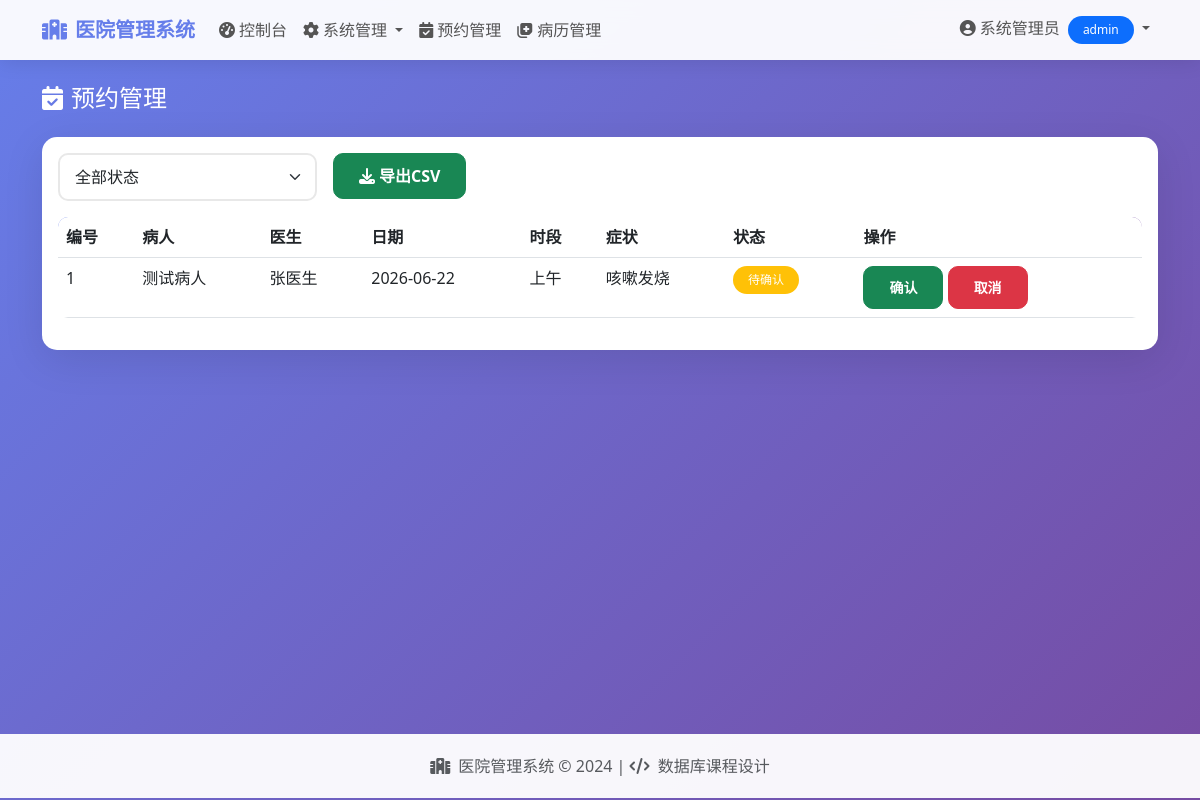
The app's page /admin/appointments (signed in) with its own data.
### app.py (models this page shows, shortened)
class User(db.Model):
    __tablename__ = 'users'
    id = db.Column(db.Integer, primary_key=True)
    username = db.Column(db.String(80), unique=True, nullable=False, index=True)
    password_hash = db.Column(db.String(200), nullable=False)
    name = db.Column(db.String(100), nullable=False)
    role = db.Column(db.String(20), nullable=False)  # admin, doctor, patient
    phone = db.Column(db.String(20))
    email = db.Column(db.String(100))
    created_at = db.Column(db.DateTime, default=datetime.utcnow)
    department = db.Column(db.String(100))  # 科室
    title = db.Column(db.String(50))  # 职称
    description = db.Column(db.Text)  # 简介
    gender = db.Column(db.String(10))
    age = db.Column(db.Integer)
    address = db.Column(db.String(200))

class Appointment(db.Model):
    __tablename__ = 'appointments'
    id = db.Column(db.Integer, primary_key=True)
    patient_id = db.Column(db.Integer, db.ForeignKey('users.id'), nullable=False, index=True)
    doctor_id = db.Column(db.Integer, db.ForeignKey('users.id'), nullable=False, index=True)
    appointment_date = db.Column(db.Date, nullable=False, index=True)
    time_slot = db.Column(db.String(20), nullable=False)  # 上午/下午
    status = db.Column(db.String(20), default='pending')  # pending, confirmed, completed, cancelled
    symptom = db.Column(db.Text)  # 症状描述
    created_at = db.Column(db.DateTime, default=datetime.utcnow)
    patient = db.relationship('User', foreign_keys=[patient_id], backref='appointments_as_patient')
    doctor = db.relationship('User', foreign_keys=[doctor_id], backref='appointments_as_doctor')

### app.py (the view)
@app.route('/admin/appointments')
@login_required
@role_required('admin')
def admin_appointments():
    page = request.args.get('page', 1, type=int)
    status_filter = request.args.get('status', '')
    query = Appointment.query
    if status_filter:
        query = query.filter_by(status=status_filter)
    appointments = query.order_by(Appointment.appointment_date.desc()).paginate(page=page, per_page=15)
    return render_template('admin/appointments.html', appointments=appointments, status_filter=status_filter)

### app.py (called while the page is built)
def role_required(*roles):
    def decorator(f):
        @wraps(f)
        def decorated_function(*args, **kwargs):
            if not current_user.is_authenticated:
                return redirect(url_for('login'))
            if current_user.role not in roles:
                flash("您没有权限访问此页面", "danger")
                return redirect(url_for('index'))
            return f(*args, **kwargs)
        return decorated_function
    return decorator

@login_manager.user_loader
def load_user(user_id):
    return User.query.get(int(user_id))

### templates/admin/appointments.html (shortened to what this page needs)
{% extends "base.html" %}
{% block content %}
<div class="fade-in">
    <h4 class="text-white mb-4"><i class="fas fa-calendar-check me-2"></i>预约管理</h4>
    <div class="card">
        <div class="card-body">
            <div class="mb-3">
                <form method="GET" class="row g-3">
                    <div class="col-md-3">
                        <select name="status" class="form-select" onchange="this.form.submit()">
                            <option value="">全部状态</option>
                        </select>
                    </div>
                    <div class="col-md-3">
                        <a href="{{ url_for('admin_export_appointments') }}" class="btn btn-success">
                            <i class="fas fa-download me-1"></i>导出CSV
                        </a>
                    </div>
                </form>
            </div>
            <div class="table-responsive">
                <table class="table table-hover">
                    <thead>
                        <tr>
                            <th>编号</th>
                            <th>病人</th>
                            <th>医生</th>
                            <th>日期</th>
                            <th>时段</th>
                            <th>症状</th>
                            <th>状态</th>
                            <th>操作</th>
                        </tr>
                    </thead>
                    <tbody>
                        {% for apt in appointments.items %}
                        <tr>
                            <td>{{ apt.id }}</td>
                            <td>{{ apt.patient.name if apt.patient else '未知' }}</td>
                            <td>{{ apt.doctor.name if apt.doctor else '未知' }}</td>
                            <td>{{ apt.appointment_date }}</td>
                            <td>{{ apt.time_slot }}</td>
                            <td>{{ apt.symptom or '无' }}</td>
                            <td>
                                {% if apt.status == 'pending' %}
                                <span class="badge bg-warning">待确认</span>
                                {% elif apt.status == 'confirmed' %}
                                <span class="badge bg-info">已确认</span>
                                {% elif apt.status == 'completed' %}
                                <span class="badge bg-success">已完成</span>
                                {% elif apt.status == 'cancelled' %}
                                <span class="badge bg-danger">已取消</span>
                                {% endif %}
                            </td>
                            <td>
                                {% if apt.status == 'pending' %}
                                <a href="{{ url_for('admin_update_appointment_status', id=apt.id, status='confirmed') }}" class="btn btn-sm btn-success">确认</a>
                                <a href="{{ url_for('admin_update_appointment_status', id=apt.id, status='cancelled') }}" class="btn btn-sm btn-danger">取消</a>
                                {% elif apt.status == 'confirmed' %}
                                <a href="{{ url_for('admin_update_appointment_status', id=apt.id, status='completed') }}" class="btn btn-sm btn-success">完成</a>
                                <a href="{{ url_for('admin_update_appointment_status', id=apt.id, status='cancelled') }}" class="btn btn-sm btn-danger">取消</a>
                                {% endif %}
                            </td>
                        </tr>
                        {% else %}
                        <tr>
                            <td colspan="8" class="text-center text-muted py-4">暂无预约记录</td>
                        </tr>
                        {% endfor %}
                    </tbody>
                </table>
            </div>
        </div>
    </div>
</div>
{% endblock %}

### templates/base.html (shortened to what this page needs)
<!DOCTYPE html>
<html lang="zh-CN">
<head>
    <link href="https://cdn.bootcdn.net/ajax/libs/twitter-bootstrap/5.3.0/css/bootstrap.min.css" rel="stylesheet">
    <link href="https://cdn.bootcdn.net/ajax/libs/font-awesome/6.4.0/css/all.min.css" rel="stylesheet">
</head>
<body>
    <nav class="navbar navbar-expand-lg">
        <div class="container">
            <a class="navbar-brand" href="{{ url_for('index') }}">
                <i class="fas fa-hospital me-2"></i>医院管理系统
            </a>
            <div class="collapse navbar-collapse" id="navbarNav">
                <ul class="navbar-nav me-auto">
                    {% if current_user.is_authenticated %}
                        {% if current_user.role == 'admin' %}
                        <li class="nav-item">
                            <a class="nav-link" href="{{ url_for('admin_dashboard') }}">
                                <i class="fas fa-tachometer-alt me-1"></i>控制台
                            </a>
                        </li>
                        <li class="nav-item dropdown">
                            <a class="nav-link dropdown-toggle" href="#" role="button" data-bs-toggle="dropdown">
                                <i class="fas fa-cog me-1"></i>系统管理
                            </a>
                        </li>
                        <li class="nav-item">
                            <a class="nav-link" href="{{ url_for('admin_appointments') }}">
                                <i class="fas fa-calendar-check me-1"></i>预约管理
                            </a>
                        </li>
                        <li class="nav-item">
                            <a class="nav-link" href="{{ url_for('admin_medical_records') }}">
                                <i class="fas fa-notes-medical me-1"></i>病历管理
                            </a>
                        </li>
                        {% endif %}
                    {% endif %}
                </ul>
                <ul class="navbar-nav">
                    {% if current_user.is_authenticated %}
                    <li class="nav-item dropdown">
                        <a class="nav-link dropdown-toggle" href="#" role="button" data-bs-toggle="dropdown">
                            <i class="fas fa-user-circle me-1"></i>{{ current_user.name }}
                            <span class="badge bg-primary ms-1">{{ current_user.role }}</span>
                        </a>
                    </li>
                    {% endif %}
                </ul>
            </div>
        </div>
    </nav>
    <div class="container mt-4 content-wrapper">
        {% block content %}{% endblock %}
    </div>
    <footer class="footer">
        <div class="container text-center">
            <p class="mb-0 text-muted">
                <i class="fas fa-hospital me-2"></i>医院管理系统 &copy; 2024 |
                <i class="fas fa-code me-1"></i> 数据库课程设计
            </p>
        </div>
    </footer>
</body>
</html>

### templates/base.html (style rules this page uses)
body { background: linear-gradient(135deg, #667eea 0%, #764ba2 100%); min-height: 100vh; }
.card { border: none; border-radius: 15px; box-shadow: 0 10px 40px rgba(0,0,0,0.1); }
.navbar { background: rgba(255,255,255,0.95) !important; backdrop-filter: blur(10px); box-shadow: 0 2px 20px rgba(0,0,0,0.1); }
.navbar-brand { font-weight: 700; color: #667eea !important; }
.nav-link { font-weight: 500; color: #555 !important; transition: all 0.3s; }
.btn-success { border-radius: 10px; padding: 10px 25px; font-weight: 600; }
.btn-danger { border-radius: 10px; padding: 10px 25px; font-weight: 600; }
.table { border-radius: 10px; overflow: hidden; }
.table thead { background: linear-gradient(135deg, #667eea 0%, #764ba2 100%); color: white; }
.footer { background: rgba(255,255,255,0.95); padding: 20px 0; margin-top: 50px; }
.badge { padding: 8px 15px; border-radius: 20px; font-weight: 500; }
.form-control, .form-select { border-radius: 10px; padding: 10px 15px; border: 2px solid #e8e8e8; transition: all 0.3s; }
.content-wrapper { min-height: calc(100vh - 200px); }
.fade-in { animation: fadeIn 0.5s ease; }

### records on screen
User: name "系统管理员", role "admin"
Appointment: id "1", patient "测试病人", doctor "张医生", appointment_date "2026-06-22", time_slot "上午", symptom "咳嗽发烧", status "待确认"
